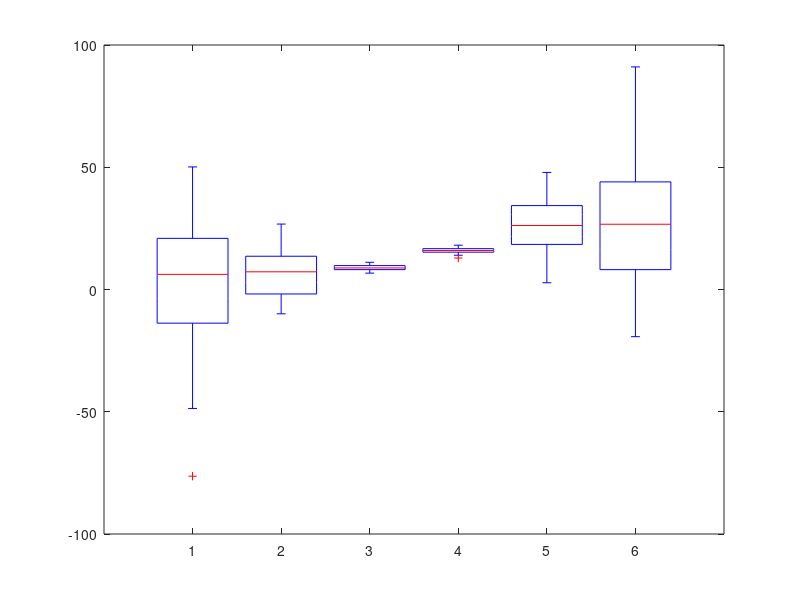

Reproduce this figure in MATLAB. (Note: this script raises an error after producing the figure.)
%%
%  
% 
%  SECTION: Visualizing data
%    Box-and-whisker plots

%

%%

% a clear MATLAB workspace is a clear mental workspace
close all; clear

%% create data for the plot

% data sizes
m = 30; % rows
n =  6; % columns

% generate data
data = bsxfun(@times,30*randn(m,n),linspace(-1,1,n).^2);
data = bsxfun(@plus,data,(1:n).^2);

%% show it!

figure(1), clf

boxplot(data)

boxplot(data,{'one';'two';'three';'four';'five';'six'})

%% alternative: data in a single column, grouped by a separate variable

dataVect = data(:);
dataGrouping = ceil(linspace(eps,n,m*n));

figure(2), clf
boxplot(dataVect,dataGrouping,'notch','on','labels',{'one';'two';'three';'four';'five';'six'})

% for horizontal orientation
%boxplot(dataVect,dataGrouping,'notch','on','labels',{'one';'two';'three';'four';'five';'six'},'orientation','horizontal')

%% done.
